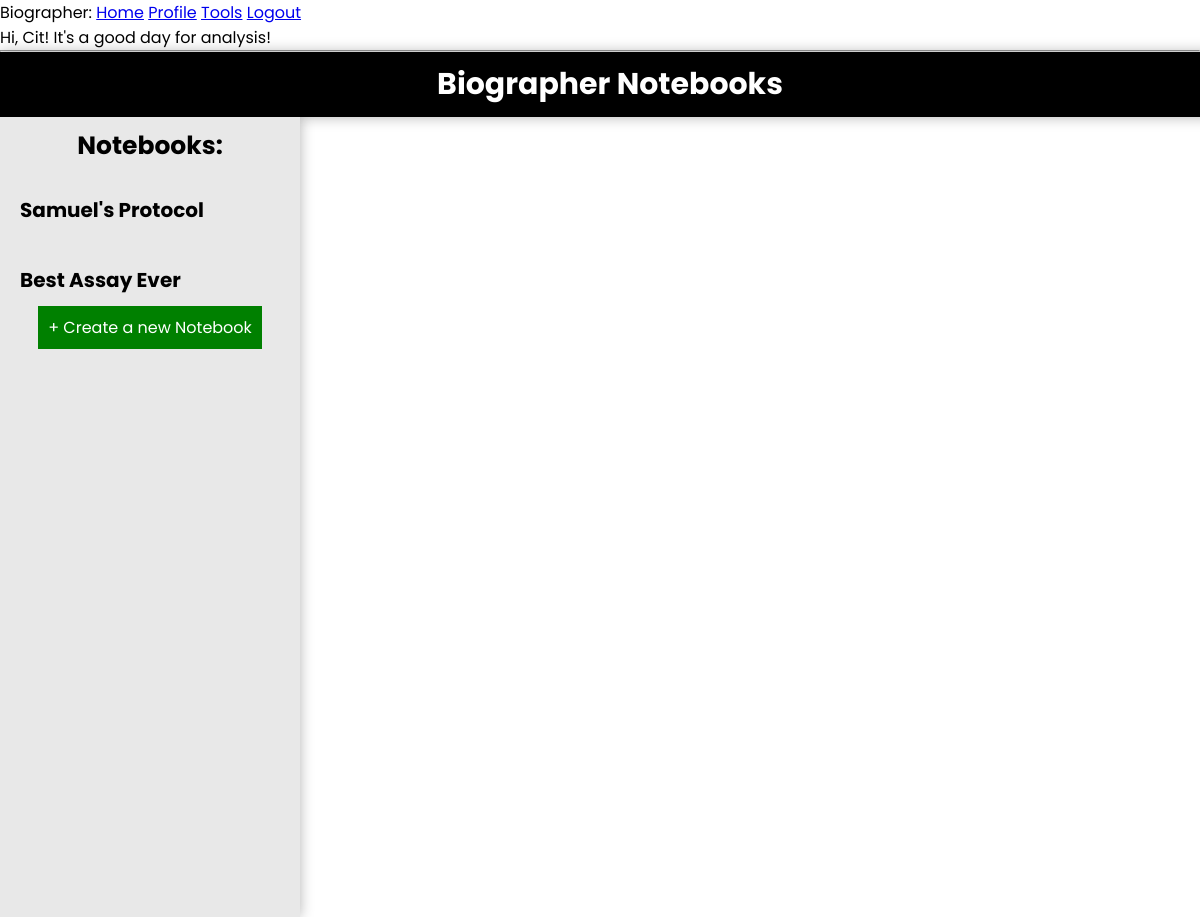
The app's page /notes-home (signed in) with its own data.
### app/models.py (models this page shows, shortened)
class User(UserMixin, db.Model):
    id: so.Mapped[int] = so.mapped_column(primary_key=True)
    username: so.Mapped[str] = so.mapped_column(sa.String(64), index=True,
                                                unique=True)
    email: so.Mapped[str] = so.mapped_column(sa.String(120), index=True,
                                             unique=True)
    password_hash: so.Mapped[Optional[str]] = so.mapped_column(sa.String(256))
    posts: so.WriteOnlyMapped['Post'] = so.relationship(
        back_populates='author')
    about_me: so.Mapped[Optional[str]] = so.mapped_column(sa.String(140))
    last_seen: so.Mapped[Optional[datetime]] = so.mapped_column(
        default=lambda: datetime.now(timezone.utc))

### app/notes/routes.py (models this page shows)
class Notebook(db.Model):
    id = db.Column(db.Integer, primary_key=True)
    name = db.Column(db.String(100), default="My Notebook")
    password = db.Column(db.String(100), default=None)
    last_modified = db.Column(db.DateTime, default=datetime.datetime.today())

### app/notes/routes.py (the view)
@bp.route("/notes-home", methods=["GET", "POST"])
def home():
    db.create_all()
    all_notebooks = Notebook.query.all()
    length = len(all_notebooks)
    i = 0
    while i < length:
        auth.append(False)
        i += 1
    for i in all_notebooks:
        auth.append(False)
    if not all_notebooks:
        notebook_available = False
    else:
        notebook_available = True
    return render_template("tools/notes/index.html", notebooks=all_notebooks, notebook_available=notebook_available)

### app/main/routes.py (called while the page is built)
@bp.before_app_request
def before_request():
    if current_user.is_authenticated:
        current_user.last_seen = datetime.now(timezone.utc)
        db.session.commit()

### app/models.py (called while the page is built)
@login.user_loader
def load_user(id):
    return db.session.get(User, int(id))

### app/templates/tools/notes/index.html (shortened to what this page needs)
{% extends "tools/notes/base.html" %}
{% block side %}
<h1>Notebooks:</h1>
{%for notebook in notebooks%}
<div class="notebook" id="{{notebook.id}}">
    <a href="/notebooks/{{notebook.id}}" class="a">
        <h1 class="notebook-h1">{{notebook.name}}</h1>
    </a>
</div>
{% endfor %}
<a href="/notebook/create" class="buttonlike">+ Create a new Notebook</a>
{% endblock %}

### app/templates/base.html (shortened to what this page needs)
<!DOCTYPE html>
<html lang="en">
<head>
</head>
<body>
    <div>
        Biographer:
        <a href="{{ url_for('main.upload_form') }}">Home</a>
        {% if current_user.is_anonymous %}
        <a href="{{ url_for('auth.login') }}">Login</a>
        {% else %}
        <a href="{{ url_for('main.user', username=current_user.username) }}">Profile</a>
        <a href="{{ url_for('main.tool_list') }}">Tools</a>
        <a href="{{ url_for('auth.logout') }}">Logout</a><br>
        Hi, {{ current_user.username }}! It's a good day for analysis!<br>
        {% endif %}
    </div>
    <hr>
    {% block content %}{% endblock %}
</body>
</html>

### app/static/css/style.css (style rules this page uses)
* { margin: 0; padding: 0; }
:root { --main-color:black; --main-text-color:white; --accent-color:#e8e8e8; --accent-text-color:black; --box-shadow: 0 0 13px rgba(0, 0, 0, 0.30); --box-shadow-light: 0 0 13px rgba(0, 0, 0, 0.075); --note-font: Arial, Helvetica, sans-serif; --note-color:black; }
body { display: flex; flex-direction: column; max-width: 100vw; width: 100vw; min-height: 100vh; word-wrap: break-word; overflow-x: hidden; font-family: "Poppins", Helvetica, sans-serif; }
.main *, .sidebar * { padding: 10px; }
.main h1, .sidebar h1 { font-size: 25px; }
.a, .contextmenu a { font-family: "Poppins", Helvetica, sans-serif; padding: 0; text-align: left; text-decoration: none; color: black; background: none; }
.notebook a h1, .note a h1 { font-size: 20px; }
.buttonlike { background-color: green; text-decoration: none; color: white; }

### records on screen
User: username "Cit"
Notebook: name "Samuel's Protocol"
Notebook: name "Best Assay Ever"
